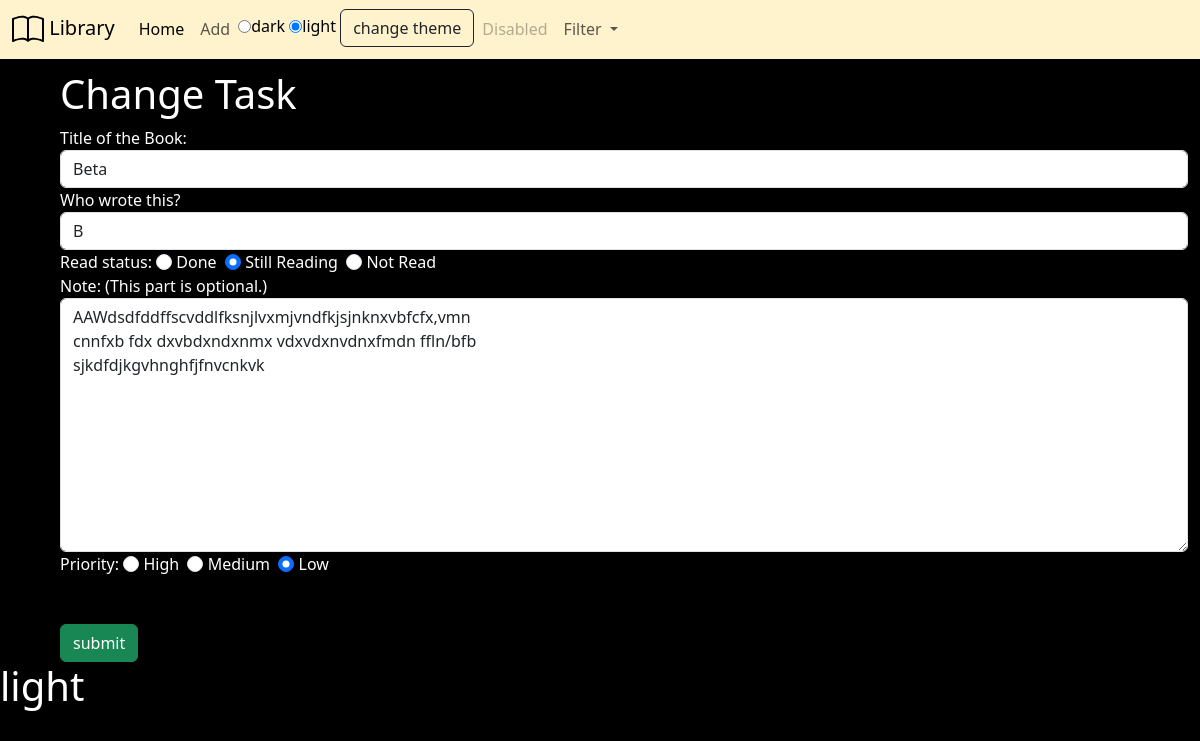
Screenshot of /library/change/2 with the database file from the repository.
### library/models.py (models this page shows, shortened)
class Book(models.Model):
    READING = [
        ('D', "Done"),
        ('SR' , "Still Reading"),
        ('NR' , "Not Read")
    ]
    title = models.CharField()
    author = models.CharField()
    read_status = models.CharField(
        max_length= 2,
        choices= READING, default='NR')
    added_date = models.DateTimeField(auto_now= True)
    note = models.TextField()
    RANKING = [
        (1 , 'High') ,
        (2 ,'Medium' ) ,
        (3 , 'Low') ,
    ]
    priority = models.IntegerField(
        choices= RANKING,default=3
    )

### library/views.py (the view)
# urls.py: path('change/<int:id>', views.change, name = 'change'),
def change(request, id):
    book = Book.objects.get(id = id)
    if request.method == "POST":
        form = BookForm(request.POST ,instance =book)
        if form.is_valid():
            form.save()
        return redirect('main')
    else:
        form = BookForm(instance=book)
        return render(request, 'library/change.html', {'form': form})

### library/form.py
class BookForm(forms.ModelForm):
    note = forms.CharField(required=False,widget=forms.Textarea({'class': 'form-control'}),help_text='(This part is optional.)')
    class Meta:
        model = Book
        fields = ['title', 'author',
                  'read_status', 'note', 'priority']
        labels = {
            'title': 'Title of the Book',
            'author': 'Who wrote this?',
        }
        widgets = {
            'title': forms.TextInput({
                'class': 'form-control'
            }),
            'author': forms.TextInput({
                'class': 'form-control'
            }),
            'read_status' : forms.RadioSelect(
                attrs={'class': 'form-check-input'}),
            'priority': forms.RadioSelect(
                attrs={'class': 'form-check-input'})
        }

### library/context_processors.py (called while the page is built)
def read_status(request):
    return {'status_choices': Book.READING}

def theme(request):
        return{'theme': request.COOKIES.get('theme', 'light')}

### library/templates/library/change.html (shortened to what this page needs)
{%extends 'base.html'%}
{%block content%}
<div class="container-fluid">
    <div class="row justify-content-center ps-5">
        <h1>Change Task</h1>
        <form action="" method="post">
            {{form.title.label_tag}}
            {{ form.title }}
            {{form.author.label_tag}}
            {{ form.author }}
            {{form.read_status.label_tag}}
            {% for read in form.read_status %}
                {{ read }}
            {% endfor %}
            <div>{{form.note.label_tag}}
                {{form.note.help_text}}
                {{form.note}}
            </div>
            {{form.priority.label_tag}}
            {% for ranking in form.priority %}
                {{ranking}}
            {%endfor%}
            <div><input class="btn btn-success mt-5" type="submit" value="submit"></div>
        </form>
    </div>
    </div>
{%endblock content%}

### static/dark.css (style rules this page uses)
.dark body { padding-top: 70px; background-color: black; color: white; }

### rows the page displays
Book: title "Beta", author "B", note "AAWdsdfddffscvddlfksnjlvxmjvndfkjsjnknxvbfcfx,vmn cnnfxb fdx dxvbdxndxnmx vdxvdxnvdnxfmdn ffln/bfb sjkdfdjkgvhnghfjfnvcnkvk"

### other values shown
{{ theme }} "light"
